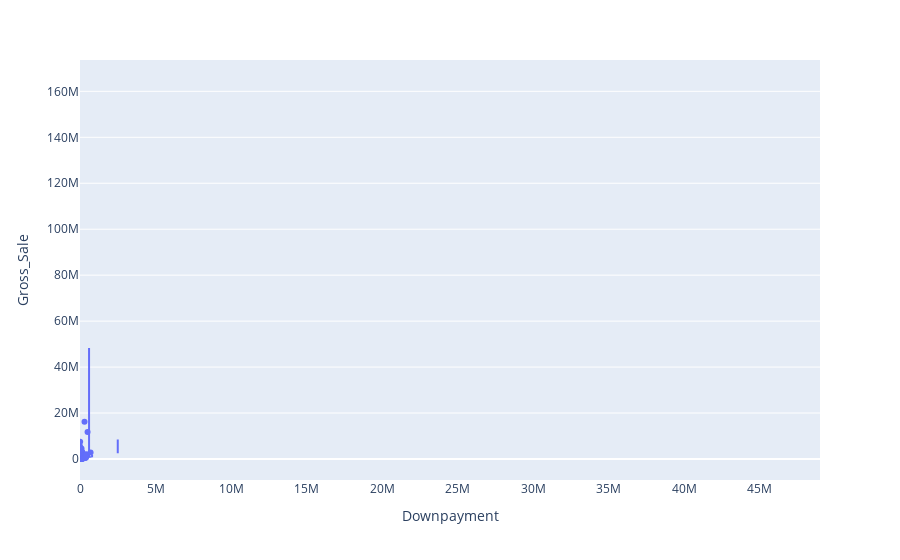

Notebook cell for this chart:
### Code cell
# Create a boxplot to compare means
px.box(property_sales_df,x="Downpayment", y="Gross_Sale")

### Figure 1 — Plotly figure (JSON) as saved in the notebook; plotly's stock layout.template omitted (floating-point values rounded to 4 significant figures; data arrays with more than 128 entries replaced by an {"elided": "..."} marker saying what was removed)
{"data": [{"alignmentgroup": "True", "hovertemplate": "Downpayment=%{x}<br>Gross_Sale=%{y}<extra></extra>", "legendgroup": "", "marker": {"color": "#636efa"}, "name": "", "notched": false, "offsetgroup": "", "orientation": "v", "showlegend": false, "type": "box", "x": {"elided": "10143 int values"}, "x0": " ", "xaxis": "x", "y": {"elided": "10143 int values"}, "y0": " ", "yaxis": "y"}], "layout": {"boxmode": "group", "legend": {"tracegroupgap": 0}, "margin": {"t": 60}, "xaxis": {"anchor": "y", "domain": [0, 1], "title": {"text": "Downpayment"}}, "yaxis": {"anchor": "x", "domain": [0, 1], "title": {"text": "Gross_Sale"}}}}
